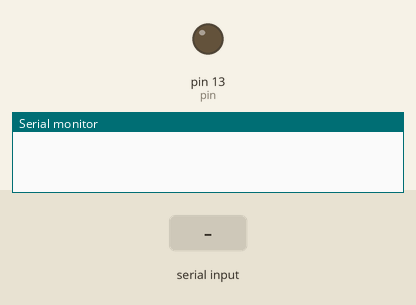
This sketch was run on a simulated Arduino Uno, built with avr-gcc and run on an emulated ATmega328P. On the bench: output pins drawn as LEDs (lit = HIGH), the last lines printed to the serial monitor. The test bench sets the inputs (shaded band).

Above: at 1.2 s.
1.3 s: "1\n" received over Serial
At 2.5 s:
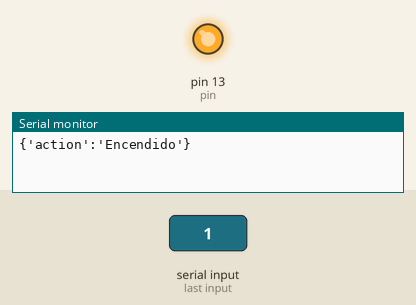
2.8 s: "0\n" received over Serial
At 3.9 s:
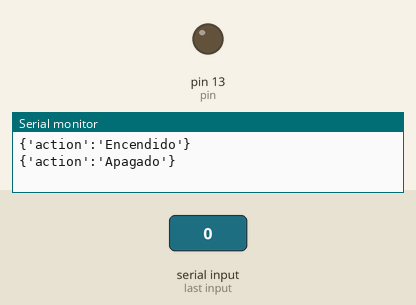
Timing chart, 0 to 5.8 s (numbered marks = the images above; inputs shaded):
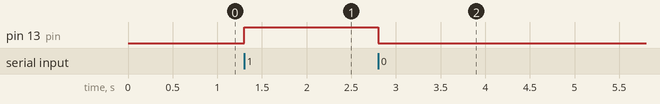

Measured:
- after the input at 1.3 s, pin 13 (pin): LOW → HIGH at once
- after the input at 2.8 s, pin 13 (pin): HIGH → LOW at once

The sketch:

arduino.ino
```cpp
/* contants */
#define baudrate              9600 // resfresh rate of arduino
#define pin                   LED_BUILTIN    // TODO: pin for relay
#define action_on             "1"    // on action
#define action_off            "0"    // off action


/* configurations */
void setup() {
    Serial.begin(baudrate);
   while (!Serial) {
     ; // wait for serial port to connect. Needed for native USB port only
   }
    pinMode(pin, OUTPUT);
}

void loop() {
  if (Serial.available() > 0) {
      String action = Serial.readStringUntil('\n');
      if (action.equals(action_on)) {
        digitalWrite(pin, HIGH);
        parseResponse("Encendido");
      } else if (action.equals(action_off)) {
        digitalWrite(pin, LOW);
        parseResponse ("Apagado");
      } else {
        parseResponse("Desconocido");
        digitalWrite(pin, LOW);
      }
  }
}

/* functions */
void parseResponse (String action){
    Serial.println("{'action':'" + action + "'}\n");
}
```
